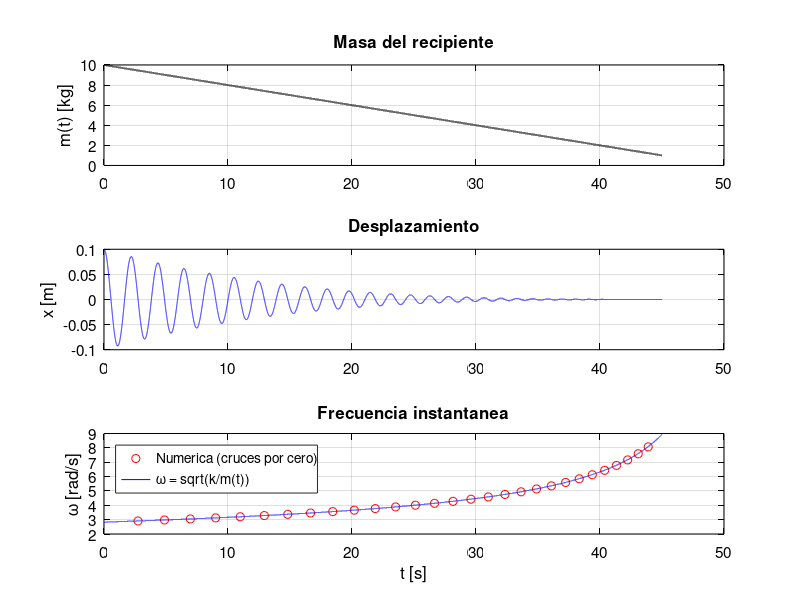

Reproduce this figure in MATLAB.
%% NF5 - Oscilador con masa variable (recipiente que pierde arena)
% d/dt( m(t)*x' ) + c*x' + k*x = 0 ,  m(t) = M0 + mdot*t
% => m x'' + (mdot + c) x' + k x = 0
clear; clc; close all;

%% ---------- GRAFICAS CON FONDO BLANCO ----------
set(groot, 'defaultFigureColor', 'w');          % fondo de la ventana
set(groot, 'defaultAxesColor', 'w');            % fondo de los ejes
set(groot, 'defaultAxesXColor', 'k', 'defaultAxesYColor', 'k', 'defaultAxesZColor', 'k');
set(groot, 'defaultTextColor', 'k', 'defaultAxesGridColor', [0.15 0.15 0.15]);
try, set(groot, 'defaultLegendColor', 'w', 'defaultLegendTextColor', 'k'); end
set(groot, 'defaultAxesFontSize', 11);
try, set(groot, 'defaultFigureTheme', 'light'); end   % MATLAB R2025a+ (modo oscuro)

%% ---------- PARAMETROS ----------
M0   = 10;     % masa inicial [kg]
mdot = -0.2;   % tasa de cambio de masa [kg/s]
mf   = 1;      % masa final [kg]
k    = 80;     % rigidez [N/m]
c    = 1.5;    % amortiguamiento [N s/m]
x0   = 0.1;    % desplazamiento inicial [m]
v0   = 0;
dt   = 1e-3;

tf = (mf - M0)/mdot;                % tiempo hasta que m(t) = 1 kg
fprintf('Tiempo de vaciado hasta m = %.1f kg: tf = %.2f s\n', mf, tf);

%% ---------- INTEGRACION ----------
mt = @(t) M0 + mdot*t;
f  = @(t,y) [y(2); -((mdot + c)*y(2) + k*y(1))/mt(t)];
t  = 0:dt:tf;
opts = odeset('RelTol',1e-10,'AbsTol',1e-12);
[~,y] = ode45(f, t, [x0; v0], opts);
x = y(:,1)';

%% ---------- FRECUENCIA INSTANTANEA ----------
% Numerica: cruces por cero ascendentes -> periodo de cada ciclo
iz = find(x(1:end-1) < 0 & x(2:end) >= 0);
tz = t(iz) - x(iz).*dt./(x(iz+1) - x(iz));     % interpolacion del cruce
Tn = diff(tz);
w_num = 2*pi./Tn;            t_num = tz(1:end-1) + Tn/2;
% Teorica (cuasi-estatica)
w_teo = sqrt(k./mt(t));

%% ---------- GRAFICAS ----------
figure;
subplot(3,1,1); plot(t, mt(t), 'k', 'LineWidth', 1.3); grid on;
ylabel('m(t) [kg]'); title('Masa del recipiente');
subplot(3,1,2); plot(t, x, 'b'); grid on;
ylabel('x [m]'); title('Desplazamiento');
subplot(3,1,3); plot(t_num, w_num, 'ro', t, w_teo, 'b-'); grid on;
xlabel('t [s]'); ylabel('\omega [rad/s]');
legend('Numerica (cruces por cero)', '\omega = sqrt(k/m(t))', 'Location', 'northwest');
title('Frecuencia instantanea');

fprintf('w inicial = %.3f rad/s , w final = %.3f rad/s\n', w_teo(1), w_teo(end));
